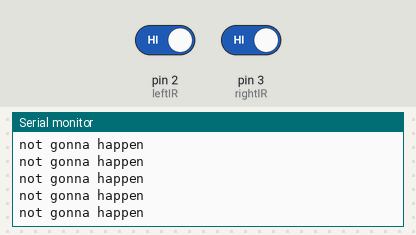
This sketch was run on a simulated Arduino Uno, built with avr-gcc and run on an emulated ATmega328P. Parts: the last lines printed to the serial monitor. The inputs (shaded band) are chosen by the test bench; at power-on: pin 2 (leftIR) HIGH, pin 3 (rightIR) HIGH.

Above: at 1.2 s.
1.3 s: pin 2 (leftIR) driven LOW
At 2.4 s:
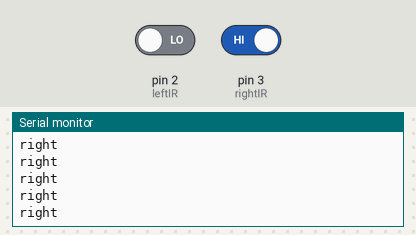
3.2 s: pin 3 (rightIR) driven LOW
At 3.8 s:
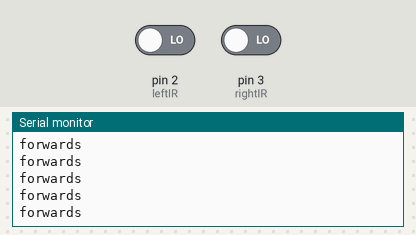
5.1 s: pin 2 (leftIR) driven HIGH
At 5.8 s:
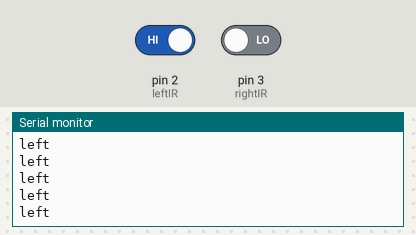
7.0 s: pin 3 (rightIR) driven HIGH
At 7.8 s:
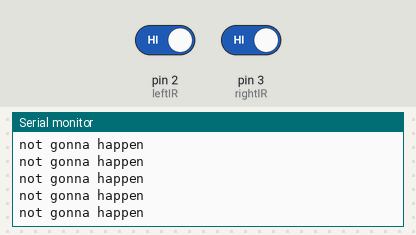
10.0 s: pin 2 (leftIR) driven LOW
At 11.0 s:
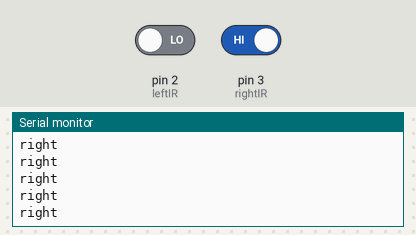
13.0 s: pin 2 (leftIR) driven HIGH
At 13.5 s:
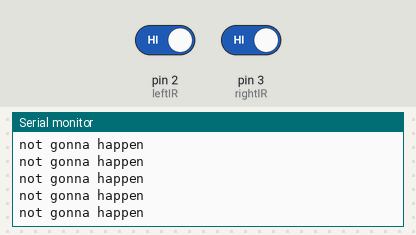

The sketch:

line_sensing.ino
```cpp
// Pin Definitions
const int leftIR = 2;
const int rightIR = 3;

// Motor A (Left)
// const int enA = 5;
// const int in1 = 6;
// const int in2 = 7;

// // Motor B (Right)
// const int enB = 10;
// const int in3 = 8;
// const int in4 = 9;

void setup() {
  Serial.begin(9600);
  pinMode(leftIR, INPUT);
  pinMode(rightIR, INPUT);

  // pinMode(enA, OUTPUT);
  // pinMode(in1, OUTPUT);
  // pinMode(in2, OUTPUT);
  // pinMode(enB, OUTPUT);
  // pinMode(in3, OUTPUT);
  // pinMode(in4, OUTPUT);
}

void loop() {
  digitalWrite(leftIR,HIGH);
  digitalWrite(rightIR,HIGH);
  int leftState = digitalRead(leftIR);
  int rightState = digitalRead(rightIR);

  // Note: LOW usually means "Line Detected" on many IR modules
  // If yours is the opposite, just swap LOW for HIGH below.

  if (leftState == LOW && rightState == LOW) {
    // moveForward();
    Serial.println("forwards");
  }
  else if (leftState == LOW && rightState == HIGH) {
    //turnLeft();
    Serial.println("right");
  }
  else if (leftState == HIGH && rightState == LOW) {
    //turnRight();
    Serial.println("left");
  }
  else {
    Serial.println("not gonna happen");
   // stopMotors();
  }
}
```

Measured:
- after the input at 1.3 s, the serial monitor: prints a new line after 0.09 s (image 1)
- after the input at 3.2 s, the serial monitor: prints a new line after 0.07 s (image 2)
- after the input at 5.1 s, the serial monitor: prints a new line after 0.07 s (image 3)
- after the input at 7.0 s, the serial monitor: prints a new line after 0.07 s (image 4)
- after the input at 10.0 s, the serial monitor: prints a new line after 0.09 s (image 5)
